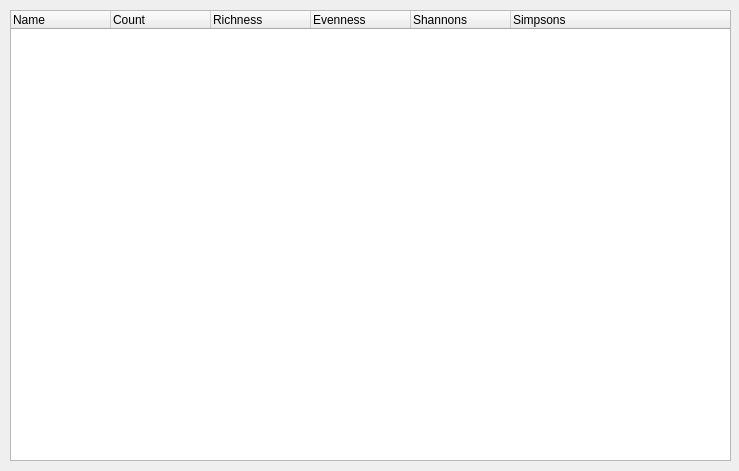
<?xml version="1.0" encoding="UTF-8"?>
<ui version="4.0">
 <class>dlgResults</class>
 <widget class="QDialog" name="dlgResults">
  <property name="geometry">
   <rect>
    <x>0</x>
    <y>0</y>
    <width>739</width>
    <height>471</height>
   </rect>
  </property>
  <property name="windowTitle">
   <string>Diversity Results</string>
  </property>
  <widget class="QWidget" name="verticalLayoutWidget">
   <property name="geometry">
    <rect>
     <x>10</x>
     <y>10</y>
     <width>721</width>
     <height>451</height>
    </rect>
   </property>
   <layout class="QVBoxLayout" name="lytMain">
    <item>
     <widget class="QTreeWidget" name="trwResults">
      <property name="alternatingRowColors">
       <bool>true</bool>
      </property>
      <column>
       <property name="text">
        <string>Name</string>
       </property>
      </column>
      <column>
       <property name="text">
        <string>Count</string>
       </property>
      </column>
      <column>
       <property name="text">
        <string>Richness</string>
       </property>
      </column>
      <column>
       <property name="text">
        <string>Evenness</string>
       </property>
      </column>
      <column>
       <property name="text">
        <string>Shannons</string>
       </property>
      </column>
      <column>
       <property name="text">
        <string>Simpsons</string>
       </property>
      </column>
     </widget>
    </item>
   </layout>
  </widget>
 </widget>
 <resources/>
 <connections/>
</ui>
